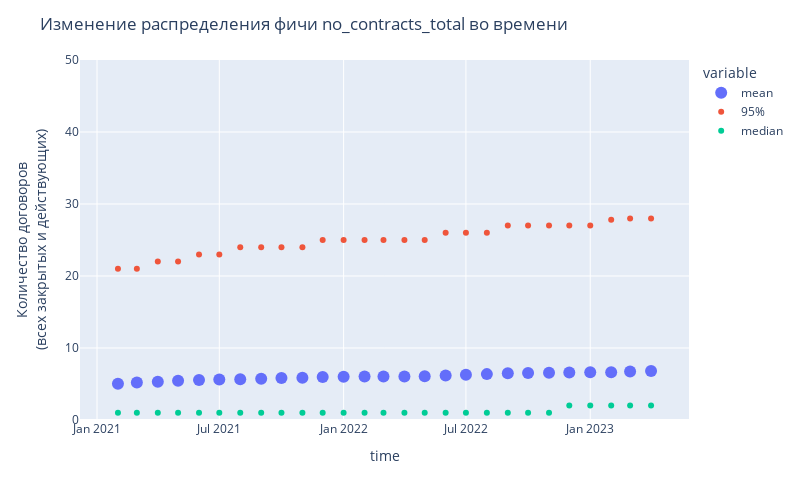

The code cell stored with this chart in its notebook:
### Markdown cell above
#### выведем как изменялись статистические параметры обучающей выборки

### Code cell
ranges = {'no_contracts_active': [0, 50], 
'no_transp_active' : [0, 50], 
'no_contracts_total':[0, 50], 
'no_transport_total' : [0, 50], 
'no_contracts_closed' : [0, 20], 
'reason_гибель/тотал' : [0, 0.1],
'reason_завершение' : [0, 10], 
'reason_замена/перенайм/переуступка' : [0, 0.06],
'reason_не указана' : [0, 10], 
'reason_определена цессия' : [0, 0.6], 
'reason_отмена' : [0, 3],
'reason_расторгнут' : [0, 2], 
'reason_страховой случай' : [0, 0.6],
'reason_страховой случай (гибель/тотал)' : [0, 0.04], 
'bad_reasons_closed' : [0, 2],
'good_reasons_closed' : [0, 10], 
'not_determined_reasons_closed' : [0, 14],
'mean_bad_reasons' : [0, 0.2], 
'mean_good_reasons' : [0, 1.4], 
'mean_not_determined_reasons' : [0, 1.4],
'no_creditors' : [0, 7], 
'duration_max' : [0, 1200], 
'duration_mean' : [0, 1000], 
'duration_min' : [0, 1000],
'contract_date_delta_first' : [0, 2000], 
'contract_date_delta_last' : [0, 1000],
'end_date_first' : [0, 1500], 
'end_date_last' : [0, 600]
}

list_of_figs_target = []

for feature in allFeaturesProperties.keys():
    feature_statistics = statistics_target.loc[feature].copy()
    title = 'Изменение распределения фичи {} во времени'.format(feature)
    fig = plot_statistics_over_time_target(feature_statistics, feature, title = title, y_range = ranges.get(feature))
    list_of_figs_target.append(fig)

list_of_figs_target[0].show('png' if need_svg else '')

### Figure 1 — Plotly figure (JSON) as saved in the notebook; plotly's stock layout.template omitted (floating-point values rounded to 4 significant figures)
{"data": [{"hovertemplate": "variable=mean<br>time=%{x}<br>value=%{y}<extra></extra>", "legendgroup": "mean", "marker": {"color": "#636efa", "size": 12, "symbol": "circle"}, "mode": "markers", "name": "mean", "orientation": "v", "showlegend": true, "type": "scatter", "x": ["2021-02-01T00:00:00", "2021-03-01T00:00:00", "2021-04-01T00:00:00", "2021-05-01T00:00:00", "2021-06-01T00:00:00", "2021-07-01T00:00:00", "2021-08-01T00:00:00", "2021-09-01T00:00:00", "2021-10-01T00:00:00", "2021-11-01T00:00:00", "2021-12-01T00:00:00", "2022-01-01T00:00:00", "2022-02-01T00:00:00", "2022-03-01T00:00:00", "2022-04-01T00:00:00", "2022-05-01T00:00:00", "2022-06-01T00:00:00", "2022-07-01T00:00:00", "2022-08-01T00:00:00", "2022-09-01T00:00:00", "2022-10-01T00:00:00", "2022-11-01T00:00:00", "2022-12-01T00:00:00", "2023-01-01T00:00:00", "2023-02-01T00:00:00", "2023-03-01T00:00:00", "2023-04-01T00:00:00"], "xaxis": "x", "y": [5.049, 5.221, 5.311, 5.453, 5.562, 5.62, 5.675, 5.737, 5.819, 5.873, 5.967, 6.009, 6.045, 6.043, 6.044, 6.069, 6.188, 6.296, 6.372, 6.493, 6.528, 6.565, 6.605, 6.629, 6.641, 6.744, 6.82], "yaxis": "y"}, {"mode": "markers", "name": "95%", "type": "scatter", "x": ["2021-02-01T00:00:00", "2021-03-01T00:00:00", "2021-04-01T00:00:00", "2021-05-01T00:00:00", "2021-06-01T00:00:00", "2021-07-01T00:00:00", "2021-08-01T00:00:00", "2021-09-01T00:00:00", "2021-10-01T00:00:00", "2021-11-01T00:00:00", "2021-12-01T00:00:00", "2022-01-01T00:00:00", "2022-02-01T00:00:00", "2022-03-01T00:00:00", "2022-04-01T00:00:00", "2022-05-01T00:00:00", "2022-06-01T00:00:00", "2022-07-01T00:00:00", "2022-08-01T00:00:00", "2022-09-01T00:00:00", "2022-10-01T00:00:00", "2022-11-01T00:00:00", "2022-12-01T00:00:00", "2023-01-01T00:00:00", "2023-02-01T00:00:00", "2023-03-01T00:00:00", "2023-04-01T00:00:00"], "y": [21, 21, 22, 22, 23, 23, 24, 24, 24, 24, 25, 25, 25, 25, 25, 25, 26, 26, 26, 27, 27, 27, 27, 27, 27.8, 28, 28]}, {"mode": "markers", "name": "median", "type": "scatter", "x": ["2021-02-01T00:00:00", "2021-03-01T00:00:00", "2021-04-01T00:00:00", "2021-05-01T00:00:00", "2021-06-01T00:00:00", "2021-07-01T00:00:00", "2021-08-01T00:00:00", "2021-09-01T00:00:00", "2021-10-01T00:00:00", "2021-11-01T00:00:00", "2021-12-01T00:00:00", "2022-01-01T00:00:00", "2022-02-01T00:00:00", "2022-03-01T00:00:00", "2022-04-01T00:00:00", "2022-05-01T00:00:00", "2022-06-01T00:00:00", "2022-07-01T00:00:00", "2022-08-01T00:00:00", "2022-09-01T00:00:00", "2022-10-01T00:00:00", "2022-11-01T00:00:00", "2022-12-01T00:00:00", "2023-01-01T00:00:00", "2023-02-01T00:00:00", "2023-03-01T00:00:00", "2023-04-01T00:00:00"], "y": [1, 1, 1, 1, 1, 1, 1, 1, 1, 1, 1, 1, 1, 1, 1, 1, 1, 1, 1, 1, 1, 1, 2, 2, 2, 2, 2]}], "layout": {"autosize": false, "height": 500, "legend": {"title": {"text": "variable"}, "tracegroupgap": 0}, "margin": {"t": 60}, "title": {"text": "Изменение распределения фичи no_contracts_total во времени"}, "width": 800, "xaxis": {"anchor": "y", "domain": [0, 1], "title": {"text": "time"}}, "yaxis": {"anchor": "x", "domain": [0, 1], "range": [0, 50], "title": {"text": "Количество договоров<br>(всех закрытых и действующих)"}}}}
